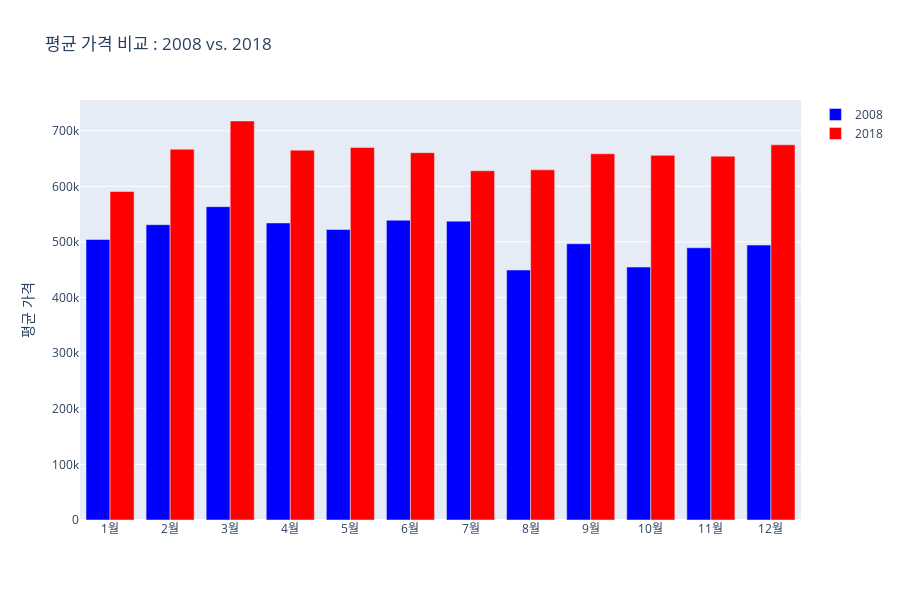

This figure's notebook cell:
### Code cell
fig = go.Figure()

for year in [2008, 2018]:
    yearly_data = result[result['year']==year]
    fig.add_trace(go.Bar(
        x = yearly_data['month'],
        y = yearly_data['price'],
        name = str(year),
        marker_color = 'blue' if year == 2008 else 'red',
    ))
    
fig.update_layout(
    barmode = 'group',
    title='평균 가격 비교 : 2008 vs. 2018',
    xaxis=dict(
        tickmode='array',
        tickvals=list(month_map.values()),
        ticktext=list(month_map.values())
    ),
    yaxis_title='평균 가격',
    height=600
)
    
fig.show()

### Figure 1 — Plotly figure (JSON) as saved in the notebook; plotly's stock layout.template omitted (floating-point values rounded to 4 significant figures)
{"data": [{"marker": {"color": "blue"}, "name": "2008", "type": "bar", "x": ["1월", "2월", "3월", "4월", "5월", "6월", "7월", "8월", "9월", "10월", "11월", "12월"], "y": [504429, 531080, 563500, 534205, 522395, 539093, 537453, 449510, 496779, 454822, 489546, 494411]}, {"marker": {"color": "red"}, "name": "2018", "type": "bar", "x": ["1월", "2월", "3월", "4월", "5월", "6월", "7월", "8월", "9월", "10월", "11월", "12월"], "y": [590754, 666738, 717516, 665040, 669841, 660529, 628074, 629684, 658647, 655745, 654335, 674591]}], "layout": {"barmode": "group", "height": 600, "title": {"text": "평균 가격 비교 : 2008 vs. 2018"}, "xaxis": {"tickmode": "array", "ticktext": ["1월", "2월", "3월", "4월", "5월", "6월", "7월", "8월", "9월", "10월", "11월", "12월"], "tickvals": ["1월", "2월", "3월", "4월", "5월", "6월", "7월", "8월", "9월", "10월", "11월", "12월"]}, "yaxis": {"title": {"text": "평균 가격"}}}}
